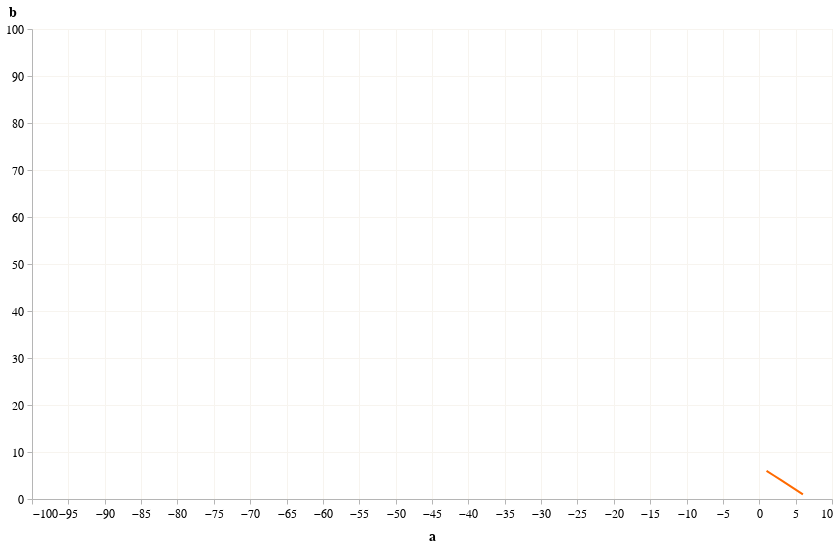

This figure's notebook cell:
### Markdown cell above
## The Scale

### Code cell
#Using the scale atribute we can specify the length of the axis

source=pd.DataFrame(data={'a':[1,2,3,4,5,6],'b':[6,5,4,3,2,1]})

(alt.Chart(source)
    .mark_line()
    .encode(
        x=alt.X('a:Q',scale=alt.Scale(domain=[-100,10])
                ),
        y=alt.Y('b:Q',scale=alt.Scale(domain=[0,100])
               )
        )
)

#To Copy: scale=alt.Scale(domain=[,])

### Figure 1 — Vega-Lite specification as saved in the notebook (floating-point values rounded to 4 significant figures)
{"config": {"area": {"fill": "#FF6A00"}, "bar": {"fill": "#FF6A00"}, "view": {"continuousWidth": 800, "continuousHeight": 470}, "axisBand": {"grid": false}, "axis": {"domain": true, "domainColor": "#B5B5B5", "domainWidth": 1, "grid": true, "gridColor": "#F7F4EF", "gridWidth": 1, "labelFont": "Super Grotesk Offc Pro", "labelFontSize": 12, "labelPadding": 4, "tickColor": "#B5B5B5", "tickSize": 5, "titleFont": "Super Grotesk Offc Pro", "titleFontSize": 14, "titlePadding": 10}, "axisY": {"titleAngle": 0, "titleY": -10, "titleX": -20}, "background": "#ffffff", "legend": {"labelFontSize": 11, "padding": 1, "symbolSize": 30, "symbolType": "square", "title": null, "titleFont": "Super Grotesk Offc Pro", "titleFontSize": 14, "labelFont": "Super Grotesk Offc Pro", "titlePadding": 10, "orient": "right", "direction": "vertical"}, "line": {"stroke": "#FF6A00", "strokeWidth": 2}, "point": {"filled": true}, "rect": {"fill": "#FF6A00"}, "range": {"category": ["#FF6A00", "#00B67D", "#FA4092", "#169FD9", "#FFC000"]}, "style": {"bar": {"binSpacing": 2, "fill": "#FF6A00", "stroke": null}}, "title": {"anchor": "start", "font": "Super Grotesk Offc Pro", "fontSize": 24, "fontWeight": 600, "offset": 20}}, "data": {"name": "data-684c81a1bf145f877bce0c857c3fadd8"}, "mark": "line", "encoding": {"x": {"field": "a", "scale": {"domain": [-100, 10]}, "type": "quantitative"}, "y": {"field": "b", "scale": {"domain": [0, 100]}, "type": "quantitative"}}, "$schema": "https://vega.github.io/schema/vega-lite/v4.17.0.json", "datasets": {"data-684c81a1bf145f877bce0c857c3fadd8": [{"a": 1, "b": 6}, {"a": 2, "b": 5}, {"a": 3, "b": 4}, {"a": 4, "b": 3}, {"a": 5, "b": 2}, {"a": 6, "b": 1}]}}
